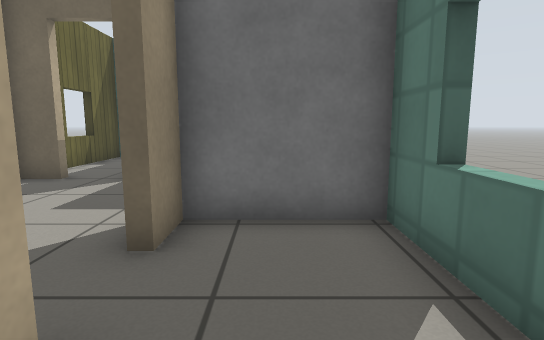
View 1 (above)

16 first-person views from a walk through a Gazebo world. The camera is 0.71 m above the floor, tilts 8° down and sees 80° across. The floor is counted in squares, 0.5 m on a side. Each view is taken from the middle of a square. On the plan, view 1 faces up. The plan holds only what a view shows up to about 15 squares ahead; the rest is blank. Simple patterns stand in for the simulator's built-in surfaces.

View 2
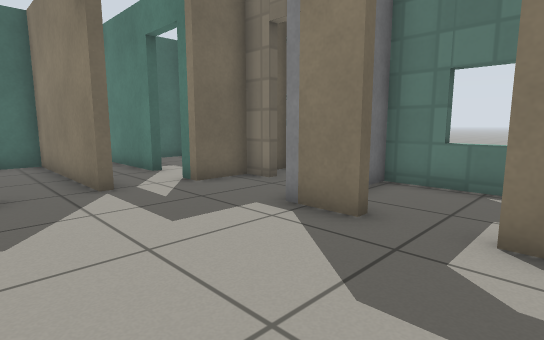

View 3
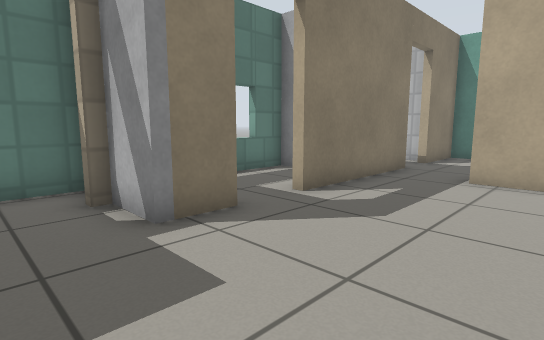

View 4
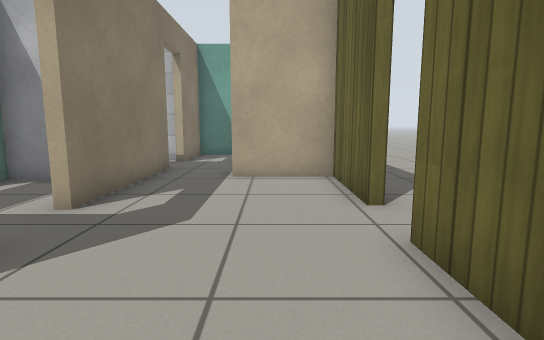

View 5
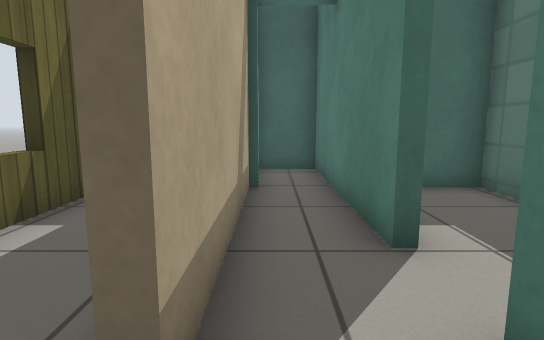

View 6
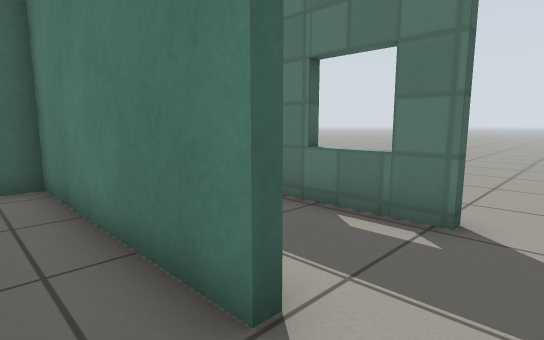

View 7
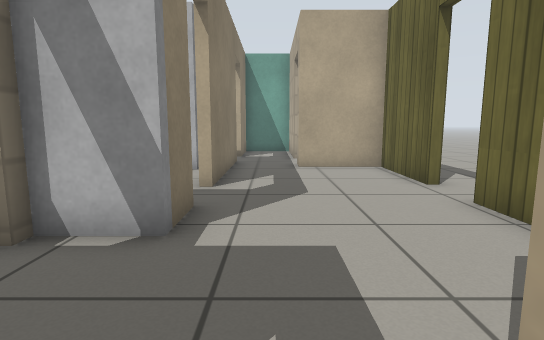

View 8
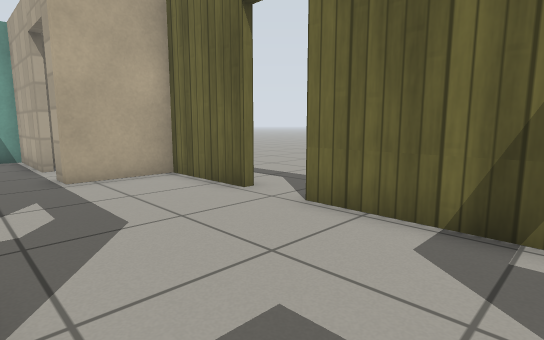

View 9
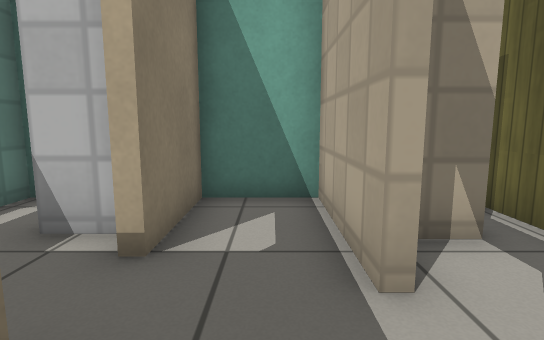

View 10
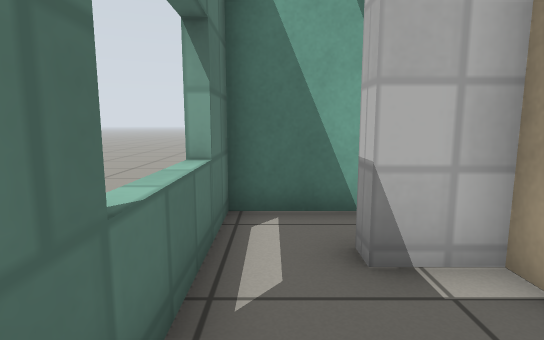

View 11
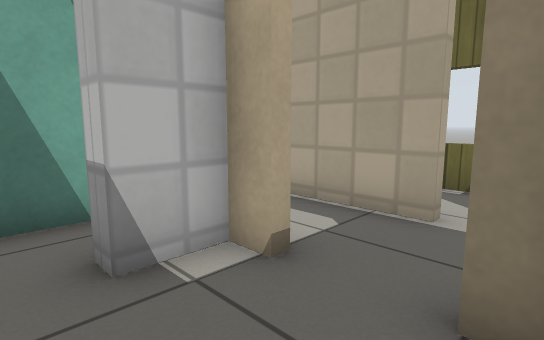

View 12
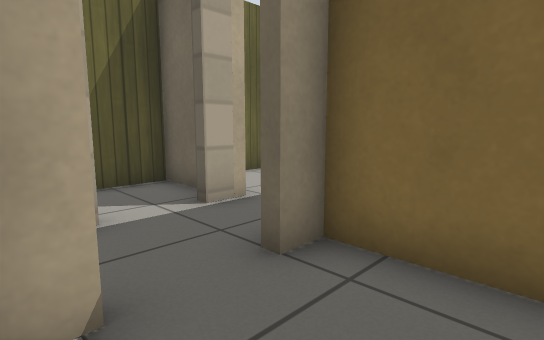

View 13
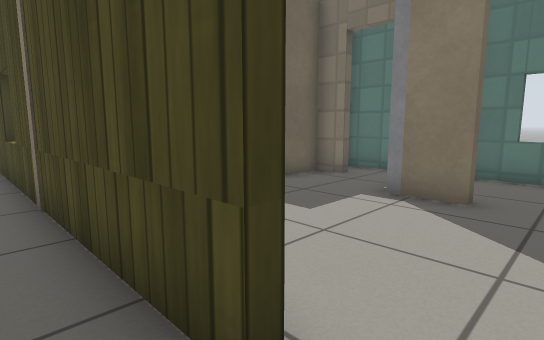

View 14
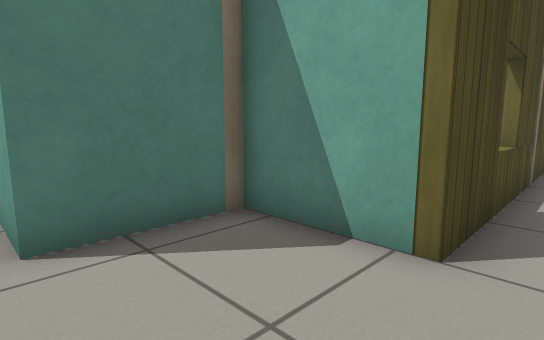

View 15
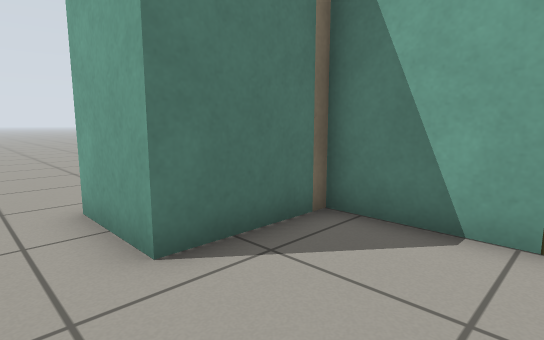

View 16
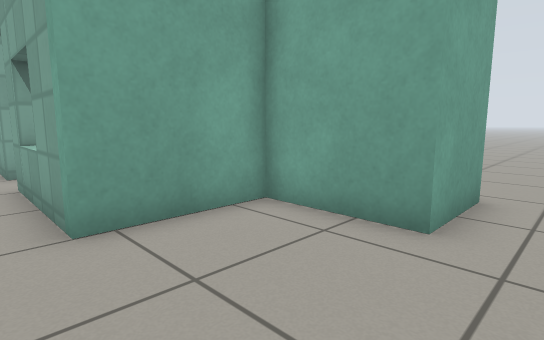

### Floor plan
Ten units are one square. View 1 is at (0, 0); x grows to the right and y downward. Boxes are objects, and circles mark ways between rooms. Rooms are numbered by the first view taken in them; rooms with no view inside come last. Other rooms are left out.
<svg viewBox="-85 -190 120 277">
<path fill="none" stroke="#000" d="M-7 12 17 12 17 -47 -13 -47 -13 -35M-16 -35 -16 -50 1 -50M-67 -15 -67 18 -39 18 -39 29M-67 -67 -67 -31M-55 -84 -66 -84M1 -71 1 -81 -16 -81 -16 -89M-16 35 -16 -17M-39 45 -39 82 -16 82 -16 53M-16 -105 -16 -139M-35 -142 -35 -84M9 27 -13 27 -13 35M-13 53 -13 61 0 61 0 66M-5 82 17 82 17 38M-70 -31 -70 -145M20 -145 20 -103M20 -85 20 -71M-70 -145 -38 -145 -38 -176 -13 -176M-13 -176 -13 -145 20 -145M17 -103 17 -142 4 -142M-67 -142 -67 -105M-38 -82 -38 -142 -50 -142M-56 59 -44 59M-51 21 -67 21 -67 75M-16 -139 -16 -173 -35 -173M17 -49 17 -81 12 -81"/>
<circle cx="-15" cy="-25" r="3" fill="#2a7"/>
<circle cx="-15" cy="45" r="3" fill="#2a7"/>
<circle cx="-70" cy="-25" r="3" fill="#2a7"/>
<circle cx="-13" cy="-97" r="3" fill="#2a7"/>
<circle cx="-45" cy="-85" r="3" fill="#2a7"/>
<circle cx="-40" cy="35" r="3" fill="#2a7"/>
<circle cx="-25" cy="-140" r="3" fill="#2a7"/>
<circle cx="0" cy="-65" r="3" fill="#2a7"/>
<circle cx="-80" cy="-140" r="3" fill="#2a7"/>
<circle cx="30" cy="-140" r="3" fill="#2a7"/>
<circle cx="20" cy="-95" r="3" fill="#2a7"/>
<circle cx="-15" cy="-185" r="3" fill="#2a7"/>
<text x="0" y="-20">1</text>
<text x="-40" y="-30">2</text>
<text x="10" y="50">3</text>
<text x="-80" y="10">4</text>
<text x="-60" y="-170">5</text>
<text x="10" y="-170">6</text>
<text x="0" y="-110">7</text>
<text x="-60" y="-110">8</text>
<text x="-60" y="50">9</text>
<text x="-30" y="-160">10</text>
<text x="10" y="-70">11</text>
</svg>
Room 1 opens to room 2. Room 2 opens to room 3. Room 2 opens to room 4. Room 2 opens to room 7. Room 2 opens to room 8. Room 2 opens to room 9. Room 2 opens to room 10. Room 2 opens to room 11. Room 4 opens to room 5. Room 4 opens to room 6. Room 4 opens to room 7. Room 5 opens to room 6.

Where each view was taken, in squares from view 1:
view 1: 0 up, 0 right, facing up
view 2: 1 up, 6 left, facing up-right
view 3: 7 up, 6 left, facing down-right
view 4: 7 up, 5 left, facing down
view 5: 7 up, 3 left, facing up
view 6: 9 up, 3 left, facing up-right
view 7: 9 up, 3 left, facing down
view 8: 7 up, 2 left, facing down-left
view 9: 2 down, 3 left, facing down
view 10: 3 down, 1 right, facing down
view 11: 3 down, 1 right, facing down-left
view 12: 6 down, 1 right, facing up-left
view 13: 2 up, 8 left, facing up-right
view 14: 18 up, 8 left, facing down-right
view 15: 19 up, 7 left, facing down-right
view 16: 19 up, 3 right, facing down-left
